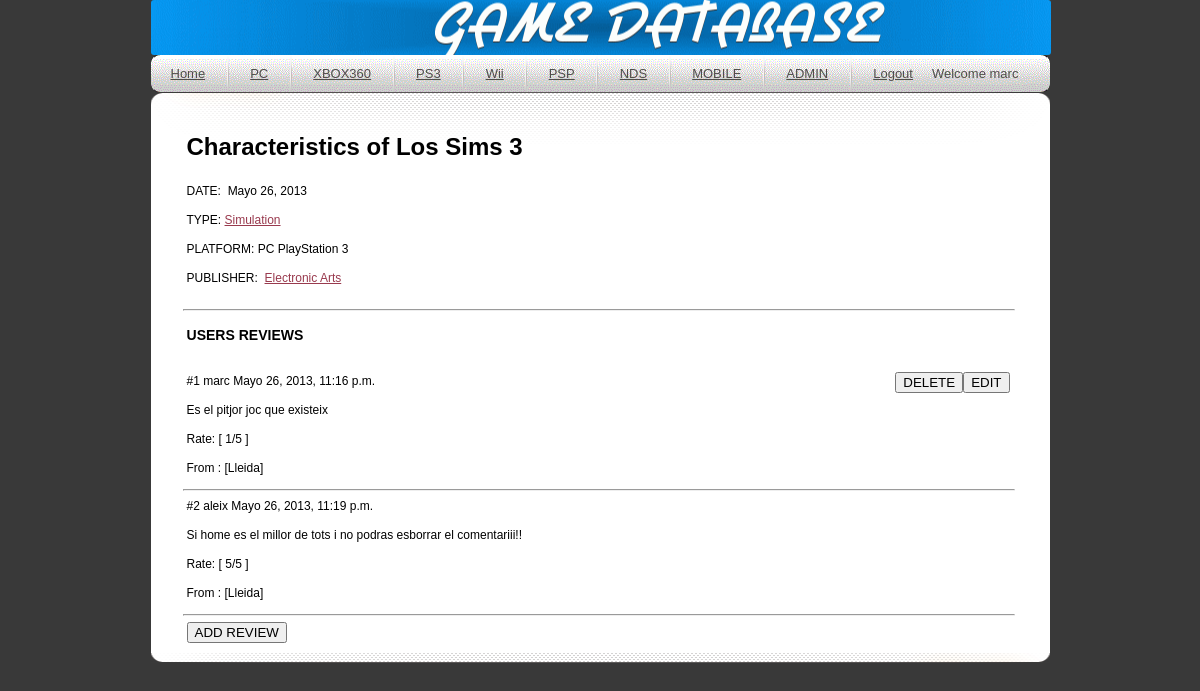
Page /PC/Los Sims 3 (signed in) on the committed database.
### main/models.py (models this page shows, shortened)
class Game(models.Model):
    releaseDate = models.DateField(default=date.today)
    name = models.CharField(max_length=100,unique=True,primary_key=True)
    publisher = models.ForeignKey(Company)

class BelongsTo(models.Model):
    game = models.ForeignKey(Game)
    Types=(
        ('Action','Action'),('Adventure','Adventure'),('Simulation','Simulation'),
        ('Sports','Sports'),('Driving','Driving'),('Strategy','Strategy'),('MMO','MMO'),
        ('Role','Role')
        )
    Type = models.CharField(max_length=15,choices=Types)

class Platform(models.Model):
    Types=(
        ('PlayStation 3','PlayStation 3'),('Xbox 360','Xbox 360'),('PC','PC'),('Nintendo DS','Nintendo DS'),('Mobile','Mobile'),('PSP','PSP'),
    )
    releaseDate = models.DateField(default=date.today)
    name = models.CharField(max_length=100,choices=Types,unique=True,primary_key=True)

class Company(models.Model):
    setUp = models.DateField(default=date.today)
    name = models.CharField(max_length=100,unique=True,primary_key=True)

class GameReview(models.Model):
    RATING_CHOICES=((1,1),(2,2),(3,3),(4,4),(5,5))
    rating = models.PositiveSmallIntegerField('Rating(stars)',blank=False,default=3,choices=RATING_CHOICES)
    user = models.ForeignKey(User)
    date = models.DateTimeField(default=datetime.now)
    Comment = models.TextField(max_length=255,blank=True)
    game = models.ForeignKey(Game)
    platform = models.ForeignKey(Platform)
    city = models.CharField(max_length=100,blank=True)

### main/views.py (the view)
# urls.py: url(r'^PC/([\w\s]+)$',gameDetails),
@login_required(login_url='/login')
def gameDetails(request,ref):
    template = get_template('details.html')
    gameInfo = SupportedBy.objects.all().filter(game=ref)
    Types = BelongsTo.objects.filter(game=ref)
    Publisher = Game.objects.get(name=ref)
    Gname = request.path.split('/')[2]
    Reviews = GameReview.objects.all().filter(game=Gname)
    dic=[]
    dic2=({})
    cid=0
    comments = {}
    for rv in Reviews:
        cid=cid+1
        dic2=({
                'id': cid,
                'Rid':rv.id,
                'user': str(rv.user),
                'Comment':rv.Comment,
                'rate':rv.rating,
                'date':rv.date,
                'city':str(rv.city),
                })
        dic.append(dic2)
    dic = sorted(dic, key=lambda k: k['date'])
    for item in gameInfo:
        elem = [item.game.name]
    types = [str(t.Type) for t in Types]
    plat = [str(p.platform.name) for p in gameInfo]
    variables = Context({
        'titleHead': 'GamesDB',
        'pageTitle': 'Characteristics of '+elem[0],
        'name':elem[0],
        'date': Publisher.releaseDate,
        'type':types ,
        'platform':plat,
        'company': Publisher.publisher.name,
        'user': request.user,
        'COMMENTS':'USERS REVIEWS',
        'reviews':dic,
        'path':request.path,
        })
    return render_to_response('details.html',variables)

### main/templates/details.html
{% extends "main.html" %}
    {% block content %}
        <p></p>
        <h1>{{pageTitle}}</h1>
            <p>DATE: &nbsp{{date}}</p>
            <p>TYPE:&nbsp{%for t in type%}<a href=/type/{{t}}>{{t}}</a>&nbsp{%endfor%}</p>
            <p>PLATFORM:&nbsp{%for p in platform%}{{p}}&nbsp{%endfor%}</p>
            <p>PUBLISHER:&nbsp <a href=/company/{{company|urlencode}}>{{company}}</a></p>
            <p></p>
            <hr style="width: 830px; float: left; margin-left: 32px">
                <p><h3>{{COMMENTS}}</h3></p>
        {% for x in reviews %}
            <p>#{{x.id}} {{x.user}}  {{x.date}}
                {% if user.username == x.user%}
                    <INPUT  style="float: right; margin-right: 40px" VALUE= "EDIT" type="button" onClick="parent.location='/review/edit{{path}}/{{x.Rid}}'">
                    <INPUT style="float: right" VALUE= "DELETE" type="button" onClick="parent.location='/review/delete{{path}}/{{x.Rid}}'">
                {% endif%}
            </p><p> {{x.Comment}} </p> <p>Rate: [ {{x.rate}}/5 ]</p>
            <p> From : [{{x.city}}]</p>
            <hr style="width: 830px; float: left; margin-left: 32px">
        {% endfor %}
        <FORM>
            <INPUT VALUE= "ADD REVIEW" type="button" onClick="parent.location='/review/add{{path}}'">
        </FORM>
    {% endblock content %}

### main/templates/main.html (shortened to what this page needs)
<!DOCTYPE html PUBLIC "-//W3C//DTD XHTML 1.0 Transitional//EN" "http://www.w3.org/TR/xhtml1/DTD/xhtml1-transitional.dtd">
<html xmlns="http://www.w3.org/1999/xhtml">
<head>
{% load staticfiles %}
<link rel="stylesheet" type="text/css" href="{% static "css/style.css" %}" />
<link rel="stylesheet" href="http://code.jquery.com/ui/1.10.3/themes/smoothness/jquery-ui.css"/>
</head>
<body>
<div id="wrap">
    <div class="header">
        <div class="logo"></div>
    <div id="menu">
        <ul>
            <li class="selected"><a href="/">Home</a></li>
            <li class="divider"></li>
            <li class="selected"><a href="/PC">PC</a></li>
            <li class="divider"></li>
            <li class="selected"><a href="/Xbox 360">XBOX360</a></li>
            <li class="divider"></li>
            <li class="selected"><a href="/PlayStation 3">PS3</a></li>
            <li class="divider"></li>
            <li class="selected"><a href="/Wii">Wii</a></li>
            <li class="divider"></li>
            <li class="selected"><a href="/PSP">PSP</a></li>
            <li class="divider"></li>
            <li class="selected"><a href="/Nintendo DS">NDS</a></li>
            <li class="divider"></li>
            <li class="selected"><a href="/Mobile">MOBILE</a></li>
            <li class="divider"></li>
            <li class="selected"><a href="/admin">ADMIN</a></li>
            <li class="divider"></li>
            <li class="selected">{% if user.username %}
                                    <a href="/logout/">Logout</a>
                                    {% else %}
                                    <a href="/login">Log in</a>
                                    <a href="/register">Register</a>
                                    {% endif %}</li>
            <li class=selected"><a href="">Welcome {{ user }}</a></li>
        </ul>
    </div>
</div>
    <div class="center_content">
            {% if user.is_authenticated %}
                {% block content %}{% endblock %}
            {%else%}
<!--               <h3>PLEASE LOG IN TO SEE THE CONTENT ( Default User [user01: 123456] )</h3>
-->                               {% block contents %}{% endblock %}
            {% endif %}
    <p></p>
    </div>
     <div class="clear">
        <p></p>
     </div>
</div>
</body>
</html>

### static/css/style.css (style rules this page uses)
body { background-color:#393939; font-family:Arial, Helvetica, sans-serif; padding:0; font-size:12px; margin:0px auto auto auto; color:#000000; }
a { color:#993a4e; }
.clear { clear:both; }
p { padding:5px 0 5px 0; margin:0px; text-align:justify; line-height:19px; }
#wrap { width: 899px; height: auto; margin: auto; background-color: #393939; }
.header { width: 900px; height: auto; margin: auto; border-radius: 3px; background-color: #393939; background: url(/static/images/banner.gif) no-repeat center; }
.logo { padding: 55px 0 0 322px; }
#menu { width:899px; height: 37px; float: left; padding: 0px; margin: 30px 0 30 150px; _margin: 30px 0 0 80px; border-radius: 8px; background:url(/static/images/menu_bg.gif) no-repeat center center; }
#menu ul { display: block; list-style: none; padding: 0px 0 0 10px; margin: 0px; }
#menu ul li { display: inline; padding: 0px; margin: 0px; height: 0px; }
#menu ul li a { height:37px; display:block; padding:0px 5px 0 5px; margin:0 4px 0 4px; _margin:0 2px 0 2px; float:left; text-decoration:none; text-align:center; color:#504d4b; font-size:13px; line-height:37px; }
#menu ul li.selected a { height:37px; display:block; padding:0px 5px 0 5px; margin:0 5px 0 5px; float:left; text-decoration:underline; text-align:center; color:#504d4b; font-size:13px; line-height:37px; }
#menu ul li.divider { height:37px; width:2px; display:block; padding:0px 7px 0 6px; margin:0 5px 0 5px; float:left; background:url(/static/images/divider.gif) no-repeat center top; }
.center_content { width: 899px; padding: 0px 0 0 0; margin: 0px; text-indent: 3em; float: left; background: url(/static/images/center_bg.gif) no-repeat center top; background-color: #FFFFFF; }
.clear { clear: both; background: url(/static/images/center_bg2.gif) no-repeat center bottom; margin: 0px; }

### rows in the picture
Game: releaseDate "Mayo 26, 2013"
BelongsTo: type "Simulation"
Platform: platform "PC"
Platform: platform "PlayStation 3"
Company: name "Electronic Arts"
GameReview: date "Mayo 26, 2013, 11:16 p.m.", Comment "Es el pitjor joc que existeix", city "Lleida"
GameReview: date "Mayo 26, 2013, 11:19 p.m.", Comment "Si home es el millor de tots i no podras esborrar el comentariii!!", city "Lleida"

### other values in the picture
{{ user }} "marc"
{{ pageTitle }} "Characteristics of Los Sims 3"
{{ COMMENTS }} "USERS REVIEWS"
{{ x.id }} "1" "2"
{{ x.user }} "marc" "aleix"
{{ x.rate }} "1" "5"
